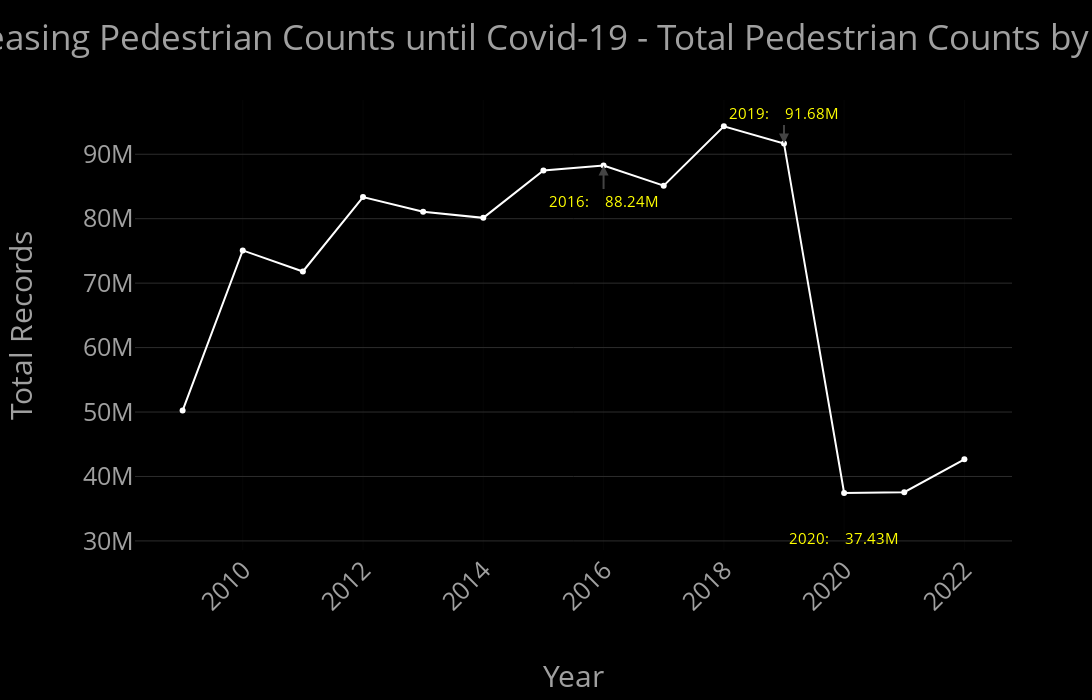

Notebook cell for this chart:
### Markdown cell above
#### Updated Line Plot:
And I am now back at the line plot, updating it with this new data based on the relevant sensors:

### Code cell
year19 = 2019
year16 = 2016
year20 = 2020

figure2 = px.line(
    df_year_counts_15sensors,
    x="Year",
    y="Total_Counts",
    markers=True,
    height=500,
    title="Increasing Pedestrian Counts until Covid-19 - Total Pedestrian Counts by Year"
)

figure2.update_traces(line=dict(color='white'))

def format_millions(value):
    return f"{value / 1_000_000:.2f}M"

figure2.add_annotation(
    x=year19,
    y=df_year_counts_15sensors[df_year_counts['Year'] == year19]['Total_Counts'].values[0],
    text=f"{year19}:   \n{format_millions(df_year_counts_15sensors[df_year_counts_15sensors['Year'] == year19]['Total_Counts'].values[0])}",
    showarrow=True,
    arrowhead=2,
    ax=0,
    ay=-30,
    font=dict(size=15, color="yellow")
)

# annotation for year 2016
figure2.add_annotation(
    x=year16,
    y=df_year_counts_15sensors[df_year_counts_15sensors['Year'] == year16]['Total_Counts'].values[0],
    text=f"{year16}:   \n{format_millions(df_year_counts_15sensors[df_year_counts_15sensors['Year'] == year16]['Total_Counts'].values[0])}",
    showarrow=True,
    arrowhead=2,
    ax=0,
    ay=35,
    font=dict(size=15, color="yellow")
)

# annotation for year 2020
figure2.add_annotation(
    x=year20,
    y=df_year_counts_15sensors[df_year_counts_15sensors['Year'] == year20]['Total_Counts'].values[0],
    text=f"{year20}:   \n{format_millions(df_year_counts_15sensors[df_year_counts_15sensors['Year'] == year20]['Total_Counts'].values[0])}",
    showarrow=True,
    arrowhead=2,
    ax=0,
    ay=45,
    font=dict(size=15, color="yellow")
)

figure2.update_layout(
    xaxis=dict(
        title="Year",
        title_standoff=50,
        automargin=True  # Ensures Plotly adjusts space automatically
    ),
    yaxis=dict(
        title="Total Records",
        title_standoff=50,
        automargin=True  # Prevents overlap issues
    ),
    # Extra space for better visibility
    yaxis_showgrid=True,
    yaxis_gridcolor='rgb(45,45,45)'  # Almost Black
)

# Dynamically adjust the width based on the title length
figure2.update_layout(
    width=len(figure.layout.title.text) * 20,
    height=700
)

figure2.show()

### Figure 1 — Plotly figure (JSON) as saved in the notebook; plotly's stock layout.template omitted (floating-point values rounded to 4 significant figures)
{"data": [{"hovertemplate": "Year=%{x}<br>Total_Counts=%{y}<extra></extra>", "legendgroup": "", "line": {"color": "white", "dash": "solid"}, "marker": {"symbol": "circle"}, "mode": "lines+markers", "name": "", "orientation": "v", "showlegend": false, "type": "scatter", "x": [2009, 2010, 2011, 2012, 2013, 2014, 2015, 2016, 2017, 2018, 2019, 2020, 2021, 2022], "xaxis": "x", "y": [50221628, 75078494, 71806437, 83356740, 81092589, 80130596, 87493246, 88242173, 85121825, 94343834, 91676596, 37434522, 37553170, 42662814], "yaxis": "y"}], "layout": {"annotations": [{"arrowhead": 2, "ax": 0, "ay": -30, "font": {"color": "yellow", "size": 15}, "showarrow": true, "text": "2019:   \n91.68M", "x": 2019, "y": 91676596}, {"arrowhead": 2, "ax": 0, "ay": 35, "font": {"color": "yellow", "size": 15}, "showarrow": true, "text": "2016:   \n88.24M", "x": 2016, "y": 88242173}, {"arrowhead": 2, "ax": 0, "ay": 45, "font": {"color": "yellow", "size": 15}, "showarrow": true, "text": "2020:   \n37.43M", "x": 2020, "y": 37434522}], "height": 700, "legend": {"tracegroupgap": 0}, "title": {"text": "Increasing Pedestrian Counts until Covid-19 - Total Pedestrian Counts by Year"}, "width": 1420, "xaxis": {"anchor": "y", "automargin": true, "domain": [0, 1], "title": {"standoff": 50, "text": "Year"}}, "yaxis": {"anchor": "x", "automargin": true, "domain": [0, 1], "gridcolor": "rgb(45,45,45)", "showgrid": true, "title": {"standoff": 50, "text": "Total Records"}}}}
